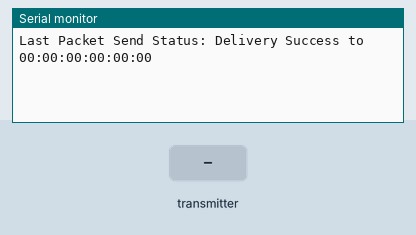
Recording of a program running on a simulated ESP32. Shown: the last lines printed to the serial monitor. The test bench sets the inputs (shaded band). Random numbers use the default seed unless the program sets one.

Above: at 1.2 s.
1.3 s: the transmitter starts sending msgType = 0
At 1.66 s:
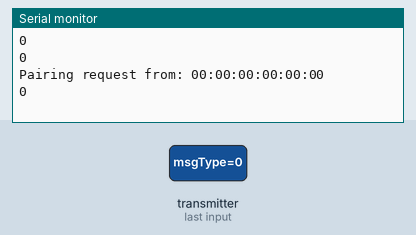
2.8 s: the transmitter starts sending id = 64
At 3.16 s:
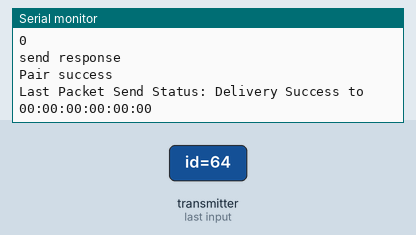
4.3 s: the transmitter starts sending id = 128
Timing chart, 0 to 7.3 s (numbered marks = the images above; inputs shaded):
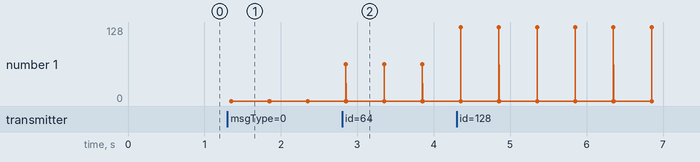

Measured:
- after the input at 1.3 s, the serial monitor: prints a new line after 0.05 s (image 1)
- after the input at 2.8 s, the serial monitor: prints a new line after 0.05 s (image 2)

The program:

main.cpp
```cpp
#include <Arduino.h>

// Libs
#include <WiFi.h>
#include "CEspNow.h"

void setup()
{
  Serial.begin(115200);
  // put your setup code here, to run once:
  WiFi.mode(WIFI_AP_STA);
  chan = WiFi.channel();

  initESP_NOW();
}

void loop()
{
  outgoingSetpoints.msgType = DATA;
  outgoingSetpoints.id = 0;
  outgoingSetpoints.temp = random(0, 40);
  outgoingSetpoints.hum = random(0, 100);
  outgoingSetpoints.readingId = counter++;
  esp_now_send(NULL, (uint8_t *)&outgoingSetpoints, sizeof(outgoingSetpoints));
  delay(5000);
}
```

CEspNow.h
```cpp
#pragma once

#include <esp_now.h>

esp_now_peer_info_t slave;
int chan;

enum MessageType
{
    PAIRING,
    DATA,
};
MessageType messageType;

int counter = 0;

// Structure example to receive data
// Must match the sender structure
typedef struct struct_message
{
    uint8_t msgType;
    uint8_t id;
    float temp;
    float hum;
    unsigned int readingId;
} struct_message;

typedef struct struct_pairing
{ // new structure for pairing
    uint8_t msgType;
    uint8_t id;
    uint8_t macAddr[6];
    uint8_t channel;
} struct_pairing;

struct_message incomingReadings;
struct_message outgoingSetpoints;
struct_pairing pairingData;

void printMAC(const uint8_t *mac_addr)
{
    char macStr[18];
    snprintf(macStr, sizeof(macStr), "%02x:%02x:%02x:%02x:%02x:%02x",
             mac_addr[0], mac_addr[1], mac_addr[2], mac_addr[3], mac_addr[4], mac_addr[5]);
    Serial.print(macStr);
}

bool addPeer(const uint8_t *peer_addr)
{ // add pairing
    memset(&slave, 0, sizeof(slave));
    const esp_now_peer_info_t *peer = &slave;
    memcpy(slave.peer_addr, peer_addr, 6);

    slave.channel = chan; // pick a channel
    slave.encrypt = 0;    // no encryption
    // check if the peer exists
    bool exists = esp_now_is_peer_exist(slave.peer_addr);
    if (exists)
    {
        // Slave already paired.
        Serial.println("Already Paired");
        return true;
    }
    else
    {
        esp_err_t addStatus = esp_now_add_peer(peer);
        if (addStatus == ESP_OK)
        {
            // Pair success
            Serial.println("Pair success");
            return true;
        }
        else
        {
            Serial.println("Pair failed");
            return false;
        }
    }
}

// callback when data is sent
void OnDataSent(const uint8_t *mac_addr, esp_now_send_status_t status)
{
    Serial.print("Last Packet Send Status: ");
    Serial.print(status == ESP_NOW_SEND_SUCCESS ? "Delivery Success to " : "Delivery Fail to ");
    printMAC(mac_addr);
    Serial.println();
}

void OnDataRecv(const uint8_t *mac_addr, const uint8_t *incomingData, int len)
{
    Serial.print(len);
    Serial.print(" bytes of data received from : ");
    printMAC(mac_addr);
    Serial.println();
    String payload;
    uint8_t type = incomingData[0]; // first message byte is the type of message
    switch (type)
    {
    case DATA: // the message is data type
        memcpy(&incomingReadings, incomingData, sizeof(incomingReadings));
        // create a JSON document with received data and send it by event to the web page
        Serial.print("ID = ");
        Serial.println(incomingReadings.id);
        Serial.println();
        break;

    case PAIRING: // the message is a pairing request
        memcpy(&pairingData, incomingData, sizeof(pairingData));
        Serial.println(pairingData.msgType);
        Serial.println(pairingData.id);
        Serial.print("Pairing request from: ");
        printMAC(mac_addr);
        Serial.println();
        Serial.println(pairingData.channel);
        if (pairingData.id > 0)
        { // do not replay to server itself
            if (pairingData.msgType == PAIRING)
            {
                pairingData.id = 0; // 0 is server
                // Server is in AP_STA mode: peers need to send data to server soft AP MAC address
                WiFi.softAPmacAddress(pairingData.macAddr);
                pairingData.channel = chan;
                Serial.println("send response");
                esp_err_t result = esp_now_send(mac_addr, (uint8_t *)&pairingData, sizeof(pairingData));
                addPeer(mac_addr);
            }
        }
        break;
    }
}

void initESP_NOW()
{
    // Init ESP-NOW
    if (esp_now_init() != ESP_OK)
    {
        Serial.println("Error initializing ESP-NOW");
        return;
    }
    esp_now_register_send_cb(OnDataSent);
    esp_now_register_recv_cb(OnDataRecv);
}
```
